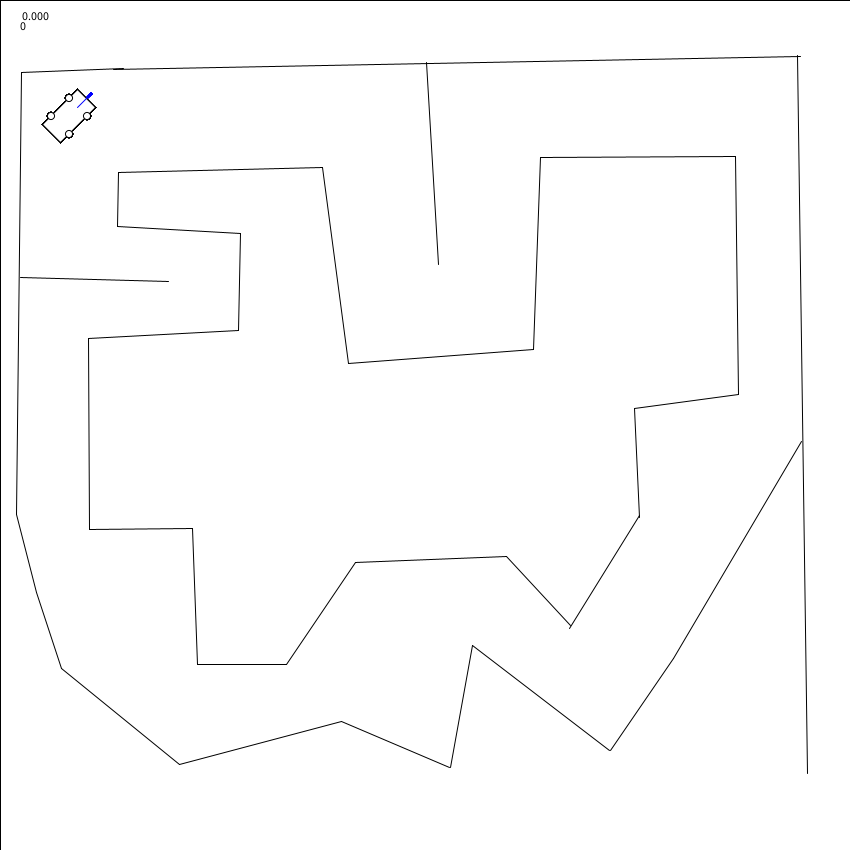
Frame 1 (no input)
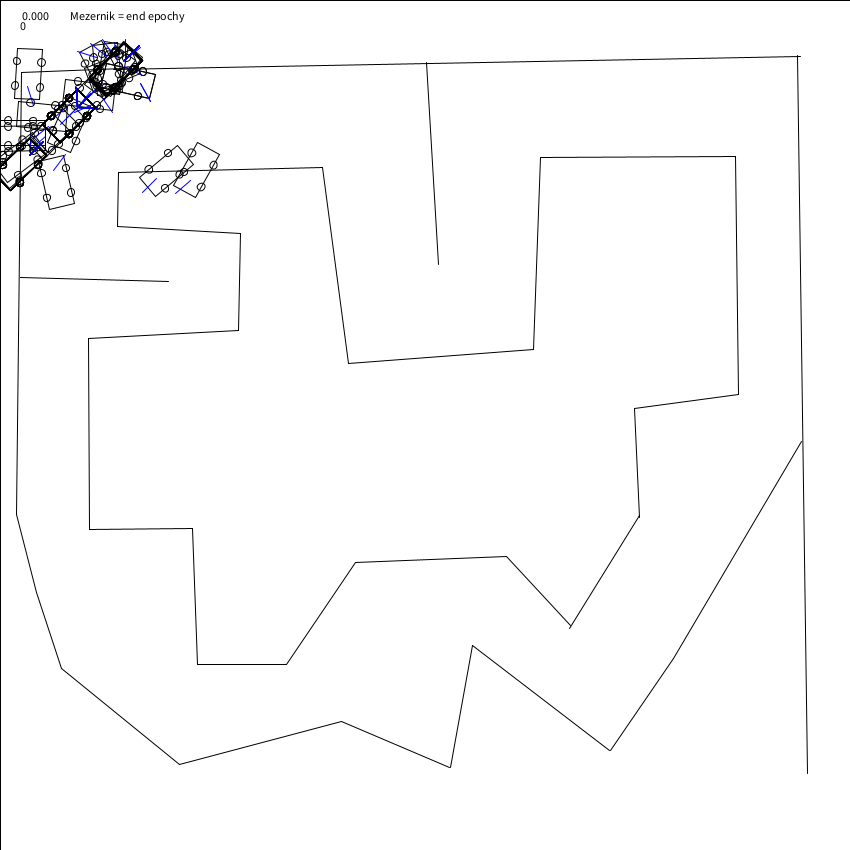
Frame 60 (the mouse pressed at the canvas centre just before this capture)
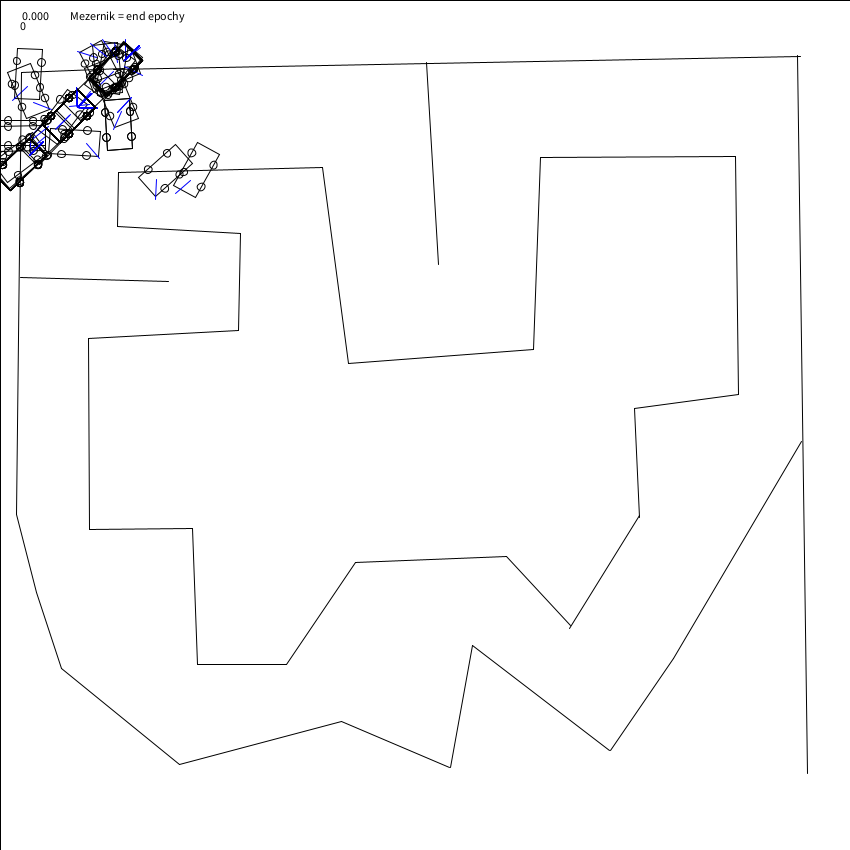
Frame 120 (the mouse held since frame 60 and released just before this capture)

The Processing sketch that drew these frames (run headless with seeded random() and noise(); from frame 60 on, the mouse is pressed at the canvas centre):

// Processing sketch: main
// ── main.pde
// Potrebuje to hodne malych uprav aby to auto vubec dojelo

import java.util.Map;
import java.util.ArrayList;
import java.util.Arrays;
import java.util.Collections;
import java.util.Comparator;

final int CAR_COUNT = 100;
ArrayList<Car> cars;
float meanLastScore = 0;
int epoch = 0;

ArrayList<Wall> walls;
ArrayList<PVector> checkpoints;

boolean showDist = false;

void setup() {
  size(850, 850);
  walls = new ArrayList<Wall>(); 
  createWalls();
  createCheckpoints();
  cars = new ArrayList<Car>();
  for (int i =0; i < CAR_COUNT; i++)
    cars.add(createNewCar());
}

void createWalls() {
  walls.add(new Wall(0, 0, 850, 0));
  walls.add(new Wall(0, 0, 0, 850));
  walls.add(new Wall(850, 0, 850, 850));
  walls.add(new Wall(0, 0, 0, 850));
  walls.add(new Wall(118, 172, 322, 167));
  walls.add(new Wall(322, 167, 348, 363));
  walls.add(new Wall(348, 363, 533, 349));
  walls.add(new Wall(533, 349, 540, 157));
  walls.add(new Wall(540, 157, 735, 156));
  walls.add(new Wall(735, 156, 738, 394));
  walls.add(new Wall(738, 394, 634, 408));
  walls.add(new Wall(639, 517, 634, 408));
  walls.add(new Wall(639, 515, 569, 628));
  walls.add(new Wall(570, 625, 506, 556));
  walls.add(new Wall(506, 556, 355, 562));
  walls.add(new Wall(355, 562, 286, 664));
  walls.add(new Wall(286, 664, 197, 664));
  walls.add(new Wall(197, 664, 192, 528));
  walls.add(new Wall(192, 528, 89, 529));
  walls.add(new Wall(89, 529, 88, 338));
  walls.add(new Wall(88, 338, 238, 330));
  walls.add(new Wall(238, 330, 240, 233));
  walls.add(new Wall(240, 233, 117, 226));
  walls.add(new Wall(117, 226, 118, 172));
  walls.add(new Wall(113, 69, 800, 56));
  walls.add(new Wall(426, 62, 438, 264));
  walls.add(new Wall(807, 773, 797, 55));
  walls.add(new Wall(801, 441, 673, 658));
  walls.add(new Wall(673, 658, 610, 750));
  walls.add(new Wall(609, 750, 472, 645));
  walls.add(new Wall(472, 645, 450, 767));
  walls.add(new Wall(449, 767, 341, 721));
  walls.add(new Wall(341, 721, 179, 764));
  walls.add(new Wall(179, 764, 61, 668));
  walls.add(new Wall(61, 668, 36, 592));
  walls.add(new Wall(36, 592, 16, 514));
  walls.add(new Wall(16, 514, 21, 72));
  walls.add(new Wall(21, 72, 123, 68));
  walls.add(new Wall(20, 277, 168, 281));
}

void createCheckpoints() {
  checkpoints = new ArrayList<PVector>();
  checkpoints.add(new PVector(92, 122));
checkpoints.add(new PVector(109, 121));
checkpoints.add(new PVector(136, 121));
checkpoints.add(new PVector(194, 124));
checkpoints.add(new PVector(262, 129));
checkpoints.add(new PVector(307, 127));
checkpoints.add(new PVector(343, 132));
checkpoints.add(new PVector(381, 141));
checkpoints.add(new PVector(395, 162));
checkpoints.add(new PVector(398, 185));
checkpoints.add(new PVector(400, 205));
checkpoints.add(new PVector(401, 228));
checkpoints.add(new PVector(405, 257));
checkpoints.add(new PVector(406, 281));
checkpoints.add(new PVector(431, 300));
checkpoints.add(new PVector(457, 294));
checkpoints.add(new PVector(475, 260));
checkpoints.add(new PVector(486, 214));
checkpoints.add(new PVector(491, 191));
checkpoints.add(new PVector(501, 167));
checkpoints.add(new PVector(512, 146));
checkpoints.add(new PVector(532, 131));
checkpoints.add(new PVector(555, 125));
checkpoints.add(new PVector(585, 120));
checkpoints.add(new PVector(606, 119));
checkpoints.add(new PVector(632, 121));
  checkpoints.add(new PVector(600, 109 ));
  checkpoints.add(new PVector(686, 104 ));
  checkpoints.add(new PVector(765, 102 ));
  checkpoints.add(new PVector(769, 204 ));
  checkpoints.add(new PVector(770, 297 ));
  checkpoints.add(new PVector(771, 398 ));
  checkpoints.add(new PVector(727, 474 ));
  checkpoints.add(new PVector(688, 547 ));
  checkpoints.add(new PVector(650, 606 ));
  checkpoints.add(new PVector(595, 680 ));
  checkpoints.add(new PVector(507, 628 ));
  checkpoints.add(new PVector(379, 656 ));
  checkpoints.add(new PVector(300, 695 ));
  checkpoints.add(new PVector(192, 700 ));
  checkpoints.add(new PVector(120, 640 ));
  checkpoints.add(new PVector(66, 552 ));
  checkpoints.add(new PVector(48, 473 ));
  checkpoints.add(new PVector(49, 390 ));
  checkpoints.add(new PVector(51, 333 ));
  checkpoints.add(new PVector(71, 317 ));
  checkpoints.add(new PVector(90, 318 ));
  checkpoints.add(new PVector(116, 315 ));
  checkpoints.add(new PVector(136, 313 ));
  checkpoints.add(new PVector(158, 312 ));
  checkpoints.add(new PVector(183, 310 ));
  checkpoints.add(new PVector(191, 285 ));
  checkpoints.add(new PVector(187, 265 ));
  checkpoints.add(new PVector(168, 257 ));
  checkpoints.add(new PVector(148, 255 ));
  checkpoints.add(new PVector(121, 250 ));
  checkpoints.add(new PVector(100, 241 ));
  checkpoints.add(new PVector(60, 187 ));
}


Brain createBrainNodes() {
  Brain brain = new Brain();
  // Create input nodes
  for (Value param : Value.values()) {
    brain.addInputNode(param, param.name());
  }

  brain.addInnerNode(null, "inner1");
  brain.addInnerNode(null, "inner2");

  // Create output nodes
  for (Action action : Action.values()) {
    brain.addOutputNode(action, action.name());
  }
  return brain;
}

Car createNewCar() {
  Brain brain = createBrainNodes();
  randomizeBrainConnections(brain);
  return createCarWithBrain(brain);
}

Car createCarWithGenome(int[] genome) {
  Brain brain = createBrainNodes();
  brain.loadFromGenome(genome);
  return createCarWithBrain(brain);
}

Car createCarWithBrain(Brain brain) {
  return new Car(new PVector(69, 116), 0, PI/4, brain);
}

void randomizeBrainConnections(Brain brain) {
  Node[] inputs = brain.getInputNodes();
  Node[] inners = brain.getInnerNodes();
  Node[] outputs = brain.getOutputNodes();

  ArrayList<Node> fromNodes = new ArrayList<Node>(inputs.length + inners.length);
  for (Node n : inputs)
    fromNodes.add(n);
  for (Node n : inners)
    fromNodes.add(n);
  ArrayList<Node> toNodes = new ArrayList<Node>(inners.length + outputs.length);
  for (Node n : inners)
    toNodes.add(n);
  for (Node n : outputs)
    toNodes.add(n);

  for (int i = 0; i < 25; i++) {
    int from = (int) random(fromNodes.size());
    int to = (int) random(toNodes.size());

    double weight = map(random(1), 0.0, 1.0, -10.0, 10.0);
    brain.addConnection(fromNodes.get(from), toNodes.get(to), weight);
  }
}

boolean ccw(PVector A, PVector B, PVector C) {
  return (C.y-A.y) * (B.x-A.x) > (B.y-A.y) * (C.x-A.x);
}

// Return true if line segments AB and CD intersect
boolean intersectLS(PVector A, PVector B, PVector C, PVector D) {
  return ccw(A, C, D) != ccw(B, C, D) && ccw(A, B, C) != ccw(A, B, D);
}

PVector intersect(PVector A, PVector B, PVector C, PVector D) {
  float a1 = (A.y - B.y);
  float b1 = (B.x - A.x);
  float c1 = - (A.x * B.y - B.x * A.y);
  float a2 = (C.y - D.y);
  float b2 = (D.x - C.x);
  float c2 = -(C.x * D.y - D.x * C.y);

  float d = a1 * b2 - b1 * a2;
  float dx = c1 * b2 - b1 * c2;
  float dy = a1 * c2 - c1 * a2;

  if (d == 0) 
    return null;
  return new PVector(dx / d, dy / d);
}

float getDistanceToWallInDirection(PVector position, float angle) {
  PVector targetPos = new PVector(max(width, height), 0, 0);
  targetPos.rotate(angle);
  targetPos.add(position);

  PVector minimum = null;
  float minLen = max(width, height);
  for (Wall wall : walls) {
    if (!intersectLS(position, targetPos, wall.coord, wall.coord1))
      continue;
    PVector thePoint = intersect(position, targetPos, wall.coord, wall.coord1);
    float len = PVector.dist(position, thePoint);

    if (len < minLen) {
      minLen = len;
      minimum = thePoint;
    }
  }

  if (showDist && minimum != null) 
    circle(minimum.x, minimum.y, 10);

  return minLen;
}

void endEpoch() {
  println("Ending epoch...");
  evaluateEpoch();
  reproduce();
  epoch ++;
}

void evaluateEpoch() {
  // Evaluate car quality
  // Select top 50% of cars 
  // by the distance they have travelled
  // Kill the rest
  
 
  for (Car car : cars) 
    car.score = getCarScore(car);
  
  Collections.sort(cars, new Comparator<Car>() {
   @Override
    public int compare(Car o1, Car o2) {
        return Float.compare(o1.score, o2.score);
    } 
  });
  
  meanLastScore = 0;
  for (Car car : cars) meanLastScore += car.score;
  meanLastScore /= cars.size();

  for (int i = 0; i < CAR_COUNT * 0.8; i++) { //<>//
    cars.remove(cars.get(0));
  }
  
  for (Car car : cars) {
   print(car.score + " "); 
  }
}

float getCarScore(Car car) {

  float minimum = 20000;
  int minimumIndex = 0;

  for (int i = 0; i < checkpoints.size(); i++) 
  {
    float distance = car.pos.dist(checkpoints.get(i));
    if (distance < minimum) {
      minimum = distance;
      minimumIndex = i;
    }
  }
  
  // Check if the car did go a bit of distance
  if (minimumIndex > checkpoints.size() - 20 && car.didGetToRight == false)
    return 0;
    
  
  return minimumIndex;
}

int[] breedGenome(int[] main, int[] secondary) {
  int[] result = Arrays.copyOf(main, main.length);

  int start = (int)random(secondary.length - 1);
  int end = (int)random(secondary.length);
  if (start > end) {
    int tmp = end;
    end = start;
    start = tmp;
  }

  for (int i = start; i <= end; i++) {
    result[i] = secondary[i];
  }

  return result;
}

void reproduce() {
  ArrayList<Car> newCars = new ArrayList<Car>(CAR_COUNT);

  if (cars.size() == 0) {
    for (int i = 0; i < CAR_COUNT; i++) {
      newCars.add(createNewCar());
    }
    return;
  }

  for (int i = 0; i < CAR_COUNT; i++) {
    Car mainParent = cars.get(int(random(cars.size())));
    Car secondaryParent = cars.get(int(random(cars.size())));

    int[] mainParentGenome = mainParent.brain.getGenome();
    int[] secondaryParentGenome = secondaryParent.brain.getGenome();

    // Combine genomes into result
    int[] childGenome = breedGenome(mainParentGenome, secondaryParentGenome);

    // Mutate
    childGenome = mutate(childGenome);

    Car child = createCarWithGenome(childGenome);
    newCars.add(child);
  }
  cars = newCars;
}

private int[] mutate(int[] genome) {
  int[] result = Arrays.copyOf(genome, genome.length);

  for (int i = 0; i < result.length; i++) {
    for (int bit = 0; bit < 32; bit++) {
      if (random(1.0) < 0.01) {
        // Flip the bit
        result[i] = result[i] ^ (1 << bit);
      }
    }
  }

  return result;
}

void draw() {
  background(255);
  
  text("Mezernik = end epochy", 70, 20);

  for (Car car : cars) {
    car.update();
    car.display();
  }

  for (Wall wall : walls) {
    wall.display();
  }
  
  fill(0);
  text(meanLastScore, 20, 20);
  text(epoch, 20, 30);
  noFill();
}

void keyPressed() {
  if (key == ' ') 
    endEpoch();
}


/*
void drawWheelMarker() {
 circle(50, 50, 40*2);
 PVector pos = (new PVector(0, 40)).rotate(-car.wheelAngle + PI);
 line(50, 50, pos.x + 50, pos.y + 50);
 }
 */

/*
void keyPressed() {
 if (keyCode == UP) 
 car.speed -= 0.5;
 
 if (keyCode == DOWN) 
 car.speed += 0.5;
 
 if (keyCode == LEFT)
 car.wheelAngle += 0.05;
 if (keyCode == RIGHT)
 car.wheelAngle -= 0.05;
 }
 */

// ── Action.pde
public enum Action {
  TurnLeft, 
    TurnRight, 
    SpeedUp, 
    SlowDown, 
    Idle
}

// ── Brain.pde

import java.util.ArrayList;
import java.util.HashMap;
import java.util.Map;

public class Brain {
    private ArrayList<Node> allNodes = new ArrayList<Node>();

    private ArrayList<InputNode> inputNodes = new ArrayList<InputNode>();
    private ArrayList<InnerNode> innerNodes = new ArrayList<InnerNode>();
    private ArrayList<OutputNode> outputNodes = new ArrayList<OutputNode>();

    private Map<Object, InputNode> inputNodesMap = new HashMap<Object, InputNode>();
    private Map<Object, InnerNode> innerNodesMap = new HashMap<Object, InnerNode>();
    private Map<Object, OutputNode> outputNodesMap = new HashMap<Object, OutputNode>();

    private final boolean normalized;

    public Brain() {
        normalized = false;
    }

    public Brain(boolean normalized) {
        this.normalized = normalized;
    }

    public InputNode addInputNode(Object userData, String name) {
        InputNode inp = new InputNode(inputNodes.size(), normalized, name);
        inputNodesMap.put(userData, inp);
        allNodes.add(inp);
        inputNodes.add(inp);
        return inp;
    }

    public InnerNode addInnerNode(Object userData, String name) {
        InnerNode inn = new InnerNode(innerNodes.size(), normalized, name);
        innerNodesMap.put(userData, inn);
        allNodes.add(inn);
        innerNodes.add(inn);
        return inn;
    }

    public OutputNode addOutputNode(Object userData, String name) {
        OutputNode out = new OutputNode(outputNodes.size(), normalized, name);
        outputNodesMap.put(userData, out);
        allNodes.add(out);
        outputNodes.add(out);
        return out;
    }

    public InputNode getInputNodeByData(Object userData) {
        return inputNodesMap.get(userData);
    }

    public InnerNode getInnerNodeByData(Object userData) {
        return innerNodesMap.get(userData);
    }

    public OutputNode getOutputNodeByData(Object userData) {
        return outputNodesMap.get(userData);
    }

    public Connection addConnection(Node from, Node to, double weight) {
        return to.addConnectionFrom(from, weight);
    }

    public void evaluate() {
        for (InnerNode innerNode : innerNodes) {
            innerNode.reset();
            innerNode.getValue();
        }
        for (OutputNode outputNode : outputNodes) {
            outputNode.reset();
            outputNode.getValue();
        }
    }

    public void reset() {
        for (Node node : allNodes) {
            node.reset();
        }
    }

    public Node[] getInputNodes() {
        return inputNodes.toArray(new Node[0]);
    }

    public Node[] getInnerNodes() {
        return innerNodes.toArray(new Node[0]);
    }

    public Node[] getOutputNodes() {
        return outputNodes.toArray(new Node[0]);
    }

    public ArrayList<Node> getAllNodes() {
        return allNodes;
    }

    private void createConnectionFromGene(int gene) {
        Node from;
        Node to;
        double weight;

        boolean dstIsInner; // 1
        boolean srcIsInner; // 0
        int srcIndex; // 1110110
        int dstIndex; // 0001000
        short shortWeight; // 1001110001011100

        int getSrcIsInner = 1 << 31;
        srcIsInner = (getSrcIsInner & gene) != 0;
        int getDstIsInner = 1 << 23;
        dstIsInner = (getDstIsInner & gene) != 0;

        srcIndex = (gene >> 24) & 127;
        dstIndex = (gene >> 16) & 127;

        int getWeight = 1 << 16;
        shortWeight = (short) (getWeight | gene);

        weight = shortWeight / 6000.0;

        if (srcIsInner) {
            from = innerNodes.get(srcIndex % innerNodes.size());
        } else from = inputNodes.get(srcIndex % inputNodes.size());

        if (dstIsInner) {
            to = innerNodes.get(dstIndex % innerNodes.size());
        } else to = outputNodes.get(dstIndex % outputNodes.size());

        addConnection(from, to, weight);
    }

    public void loadFromGenome(int[] genome) {
        for (int i : genome) {
            createConnectionFromGene(i);
        }
    }

    public int[] getGenome() {
        ArrayList<Integer> genome = new ArrayList<Integer>();

        for (Node node : allNodes) {
            for (Connection connection : node.connections) {
                genome.add(connection.getGene());
            }
        }

        int[] ret = new int[genome.size()];
        for (int i = 0; i < genome.size(); i++)
            ret[i] = genome.get(i);

        return ret;
    }
}

// ── Connection.pde


public class Connection {
    public Node srcNode, dstNode;
    public double weight;

    public Connection(Node source, Node destination, double w) {
        srcNode = source;
        dstNode = destination;
        weight = w;
    }

    public int getGene() {
        short weight = (short) Math.round(this.weight*6000); // 16-bit
        boolean srcIsInner = srcNode.isInnerNode(); // 1-bit
        boolean dstIsInner = dstNode.isInnerNode(); // 1-bit
        byte srcIndex = (byte) srcNode.nodeIndex; // 8-bit (kde nejvic vlevo je vzdy 0)
        byte dstIndex = (byte) dstNode.nodeIndex; // 8-bit (kde nejvic vlevo je vzdy 0)

        int result = 0;


        if (srcIsInner) {
            // 100000....0
            int addedNumber = 1 << 31;
            result = result | addedNumber;
        }
        int srcInd = srcIndex << 24;
        result = result | srcInd;

        if (dstIsInner) {
            int addedNum = 1 << 23;
            result = result | addedNum;
        }
        int dstInd = dstIndex << 16;
        result = result | dstInd;

        result = result | (0xFFFF & weight);

        return result;
    }

    public double getValue() {
        double returnValue;
        if (srcNode.isInnerNode() && dstNode.isInnerNode()) {
            returnValue = ((InnerNode) srcNode).previousValue;
        } else {
            returnValue = srcNode.getValue();
        }

        return returnValue * weight;
    }
}

// ── Decision.pde
import java.util.HashMap;
import java.util.Map;

public class Decision {
    private final Map<Action, Double> map = new HashMap<Action, Double>();

    public double getValueForAction(Action action) {
        return map.get(action);
    }

    public void setValueForAction(Action action, double value) {
        map.put(action, value);
    }

    public Action getAction() {
        double bestDecisionValue = -10000;
        Action bestAction = null;
        for (Action act : map.keySet()) {
            if (map.get(act) > bestDecisionValue) {
                bestDecisionValue = map.get(act);
                bestAction = act;
            }
        }
        return bestAction;
    }
}

// ── InnerNode.pde

public class InnerNode extends Node {
    protected double previousValue = 0.0;

    InnerNode(int nodeIndex, boolean normalized, String name) {
        super(nodeIndex, normalized, name);
    }

    @Override
    protected void setValueNormalized(double value) {
        this.value = Math.tanh(value);
    }

    @Override
    public boolean isInnerNode() {
        return true;
    }

    @Override
    public void reset() {
        if (value != null)
            previousValue = value;
        super.reset();
    }
}

// ── InputNode.pde


public class InputNode  extends Node{

    InputNode(int nodeIndex, boolean normalized, String name) {
        super(nodeIndex, normalized, name);
    }


    @Override
    public Connection addConnectionFrom(Node a, double v) {
        throw new UnsupportedOperationException("Input Nodes cannot have incoming connections");
    }

    @Override
    protected void setValueNormalized(double value) {
        this.value = value;
    }

    @Override
    public double getValue() {
        if (value == null) {
            throw new UnsupportedOperationException("Value was not yet initialized");
        }

        return super.getValue();
    }

    @Override
    public boolean isInnerNode() {
        return false;
    }
}

// ── Node.pde
import java.util.ArrayList;

public abstract class Node {
    protected ArrayList<Connection> connections = new ArrayList<Connection>();
    protected Double value = null;
    protected int nodeIndex;
    protected boolean normalized;
    public final String name;

    Node(int nodeIndex, boolean normalized, String name) {
        this.nodeIndex = nodeIndex;
        this.normalized = normalized;
        this.name = name;
    }

    public Connection addConnectionFrom(Node a, double v) {
        Connection conn = new Connection(a, this, v);
        connections.add(conn);
        return conn;
    }

    protected abstract void setValueNormalized(double value);

    public void setValue(double value) {
        if (normalized)
            setValueNormalized(value);
        else
            this.value = value;
    }

    public double getValue() {
        if (value == null) {
            double val = 0;
            for (Connection connection : connections) {
                val += connection.getValue();
            }
            setValue(val);
        }

        return value;
    }

    public abstract boolean isInnerNode();

    public void reset() {
        value = null;
    }
}

// ── OutputNode.pde


public class OutputNode extends Node {

    OutputNode(int nodeIndex, boolean normalized, String name) {
        super(nodeIndex, normalized, name);
    }

    @Override
    protected void setValueNormalized(double value) {
        this.value = (Math.tanh(value) + 1) / 2.0;
    }

    @Override
    public boolean isInnerNode() {
        return false;
    }
}

// ── Situation.pde
import java.util.HashMap;
import java.util.Map;

public class Situation {
    private final Map<Value, Double> map = new HashMap<Value, Double>();

    public double get(Value value) {
        return map.get(value);
    }

    public void set(Value va, double value) {
        map.put(va, value);
    }

}

// ── Value.pde
public enum Value {
        Speed,
        WheelAngle,
        Distance0,
        Distance60,
        Distance120,
        Distance180,
        Distance240,
        Distance300
}

// ── car.pde
class Car {
  PVector pos;
  float wheelDistFromCenter = 12.5;
  float speed;
  float angle;
  float wheelAngle;
  int drawX = 25;
  int drawY = 50;
  boolean didGetToRight = false;
  Brain brain;
  float score = 0;

  final float MAX_SPEED = 5;
  final float MAX_WHEEL_TURN = PI / 4;

  Car(PVector pos, int speed, float angle, Brain brain) {
    this.pos = pos;
    this.speed = speed;
    this.angle = angle;
    this.brain = brain;
  }

  PVector getTargetPosition(boolean apply) {
    PVector backAxle = getBackAxlePosition();
    PVector frontAxle = getFrontAxlePosition();
    PVector carVector = PVector.sub(frontAxle, backAxle).mult(5);
    PVector backAxleDirection = carVector.copy().rotate(PI / 2.0);
    PVector frontAxleDirection = carVector.copy().rotate(PI / 2.0).rotate(wheelAngle);
    PVector secondPointOnBackAxle = PVector.add(backAxle, backAxleDirection);
    PVector secondPointOnFrontAxle = PVector.add(frontAxle, frontAxleDirection);
    PVector s = intersect(backAxle, secondPointOnBackAxle, frontAxle, secondPointOnFrontAxle);


    if (s != null && abs(wheelAngle) >= 0.01) {
      float dist = PVector.dist(s, pos);

      float omega = speed / dist;
      omega = Math.signum(wheelAngle)*-omega;

      PVector u = PVector.sub(pos, s);
      u.rotate(omega);
      PVector newPos =PVector.add(s, u); 
      if (apply) {
        pos = newPos;
        angle -= omega;
        return pos;
      } else {
        return newPos;
      }
    } else {
      // It is straight 
      PVector speedDifference = new PVector(0, speed);
      PVector tempPos = pos.copy();
      speedDifference.rotate(angle);
      tempPos.add(speedDifference);
      if (apply) {
        pos = tempPos;
        return pos;
      } else {

        return tempPos;
      }
    }
  }

  void update() {
    speed = constrain(speed, -MAX_SPEED, MAX_SPEED);
    wheelAngle = constrain(wheelAngle, -MAX_WHEEL_TURN, MAX_WHEEL_TURN);

    if (isMoveValid()) {
      getTargetPosition(true);
    } else {
      speed = 0;
    }

    Situation situation = createSituation();
    Decision decision = decideWhatToDo(situation);
    applyDecision(decision);
    
    if (pos.x > width / 2) 
      didGetToRight = true;
  }

  Decision decideWhatToDo(Situation inputs) {
    brain.reset();

    for (Value val : Value.values()) {
      brain.getInputNodeByData(val).setValue(inputs.get(val));
    }

    brain.evaluate();

    Decision decision = new Decision();
    for (Action action : Action.values()) {
      decision.setValueForAction(action, brain.getOutputNodeByData(action).getValue());
    }

    return decision;
  }

  private void applyDecision(Decision decision) {
    Action action = decision.getAction();

    if (action == Action.TurnLeft) 
      wheelAngle += 0.05; 
    else if (action == Action.TurnRight)
      wheelAngle -= 0.05;
    else if (action == Action.SpeedUp)
      speed += 0.5;
    else if (action == Action.SlowDown)
      speed -= 0.5;
  }

  PVector getFrontAxlePosition() {
    PVector difference = new PVector(0, wheelDistFromCenter);
    difference = difference.rotate(angle);
    return PVector.sub(pos, difference);
  }

  PVector getBackAxlePosition() {
    PVector difference = new PVector(0, wheelDistFromCenter);
    difference = difference.rotate(angle);
    return PVector.add(pos, difference);
  }

  void display() {
    stroke(0, 0, 0);
    pushMatrix();
    translate(pos.x, pos.y);
    rotate(angle);
    rectMode(CENTER);
    rect(0, 0, drawX, drawY);

    circle(0 - wheelDistFromCenter, 0 - wheelDistFromCenter, 7.5);
    circle(0 + wheelDistFromCenter, 0 - wheelDistFromCenter, 7.5);
    circle(0 - wheelDistFromCenter, 0 + wheelDistFromCenter, 7.5);
    circle(0 + wheelDistFromCenter, 0 + wheelDistFromCenter, 7.5);
    popMatrix();

    // Draw axles
    //stroke(255, 0, 0);
    PVector frontAxle = getFrontAxlePosition();
    //circle(frontAxle.x, frontAxle.y, 12.5);
    //stroke(0, 255, 0);
    //PVector backAxle = getBackAxlePosition();
    //circle(backAxle.x, backAxle.y, 7.5);

    stroke(0, 0, 255);
    PVector wheelMarkerVec = (new PVector(0, -20)).rotate(angle).rotate(-wheelAngle);
    PVector wheelMarkerPos = PVector.add(frontAxle, wheelMarkerVec);
    line(frontAxle.x, frontAxle.y, wheelMarkerPos.x, wheelMarkerPos.y);
    stroke(0, 0, 0);
  }

  boolean isMoveValid() {
    PVector copyPos = getTargetPosition(false);
    for (Wall wall : walls) {
      boolean inters = intersectLS(wall.coord, wall.coord1, pos, copyPos);
      if (inters) 
        return false;
    }

    return true;
  }

  float[] getRays() {
    float[] rays = new float[6];
    float increment = 360.0 / rays.length;
    for (int i = 0; i < rays.length; ++i) {
      rays[i] = getDistanceToWallInDirection(pos, angle + increment * i);
    }

    return rays;
  }

  Situation createSituation() {
    Situation situation = new Situation();

    float[] rays = getRays();

    situation.set(Value.Speed, speed);
    situation.set(Value.WheelAngle, wheelAngle);
    situation.set(Value.Distance0, rays[0]);
    situation.set(Value.Distance60, rays[1]);
    situation.set(Value.Distance120, rays[2]);
    situation.set(Value.Distance180, rays[3]);
    situation.set(Value.Distance240, rays[4]);
    situation.set(Value.Distance300, rays[5]);

    return situation;
  }
}

// ── wall.pde
class Wall {
  PVector coord;
  PVector coord1;
  
  Wall(int x, int y, int x1, int y1) {
    coord = new PVector(x, y);
    coord1 = new PVector(x1, y1);
  }

  void display() {
    line(coord.x, coord.y, coord1.x, coord1.y);
  }

  
}
